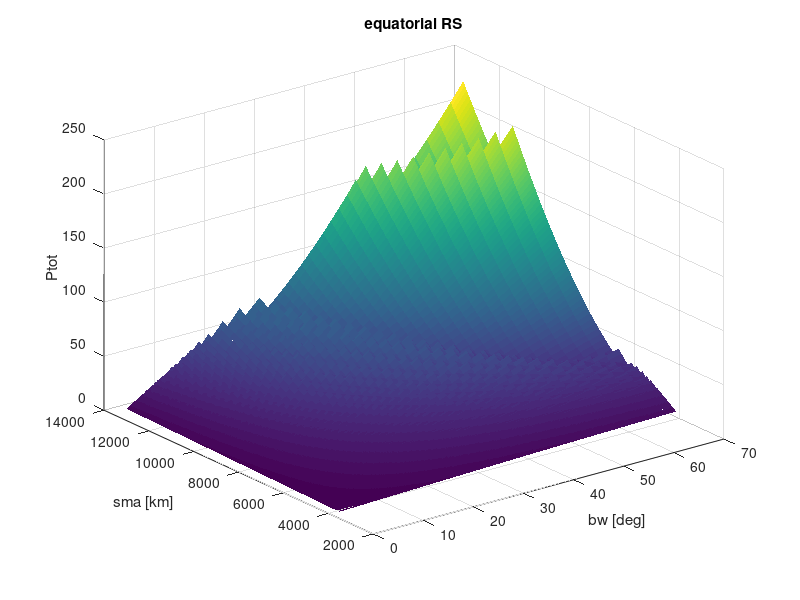

MATLAB code to generate this figure:
clc; clear; close all;
load('beamwith.mat')

hmin = 500;
RM = 3393;
h_sat = SMa - RM;
SMa = SMa(h_sat > hmin);
Psat = P_sat((h_sat > hmin), :)';
h_sat = SMa - RM;

Nb = length(bw);
Na = length(SMa);
Ptot = zeros(Nb, Na);
Nsat = zeros(Nb, Na);
R = zeros(Nb, Na);
for i = 1:Nb
    gamma = deg2rad(bw(i)/2);
    for j = 1:Na
        R(i, j) = abs(pi/2 - gamma - acos( cos(pi/2 - gamma) * (1 + h_sat(j) / RM) ));
        Nsat(i, j) = ceil(pi/R(i, j)); 
        Ptot(i, j) = Psat(i, j)*Nsat(i, j);
    end
end

Rdeg = R*180/pi;
LatRange = 15;

feasible_map = Rdeg >= sqrt(2)*LatRange;


% inf_map = not(feasible_map);
Ptot_feasible = feasible_map.*Ptot;
Ptot_feasible(not(feasible_map)) = NaN;
[Pmin, rows] = min(Ptot_feasible);
[Pmin, col] = min(Pmin);
row = rows(col); 
amin = SMa(col);
bmin = bw(row);
Nsatmin = Nsat(row, col);
P_per_sat = Pmin/Nsatmin;


surf(bw, SMa, Ptot', 'EdgeColor', 'none')
xlabel('bw [deg]'), ylabel('sma [km]'), zlabel('Ptot')
title('equatorial RS')

clearvars -except amin bmin Nsatmin Pmin P_per_sat LatRange
